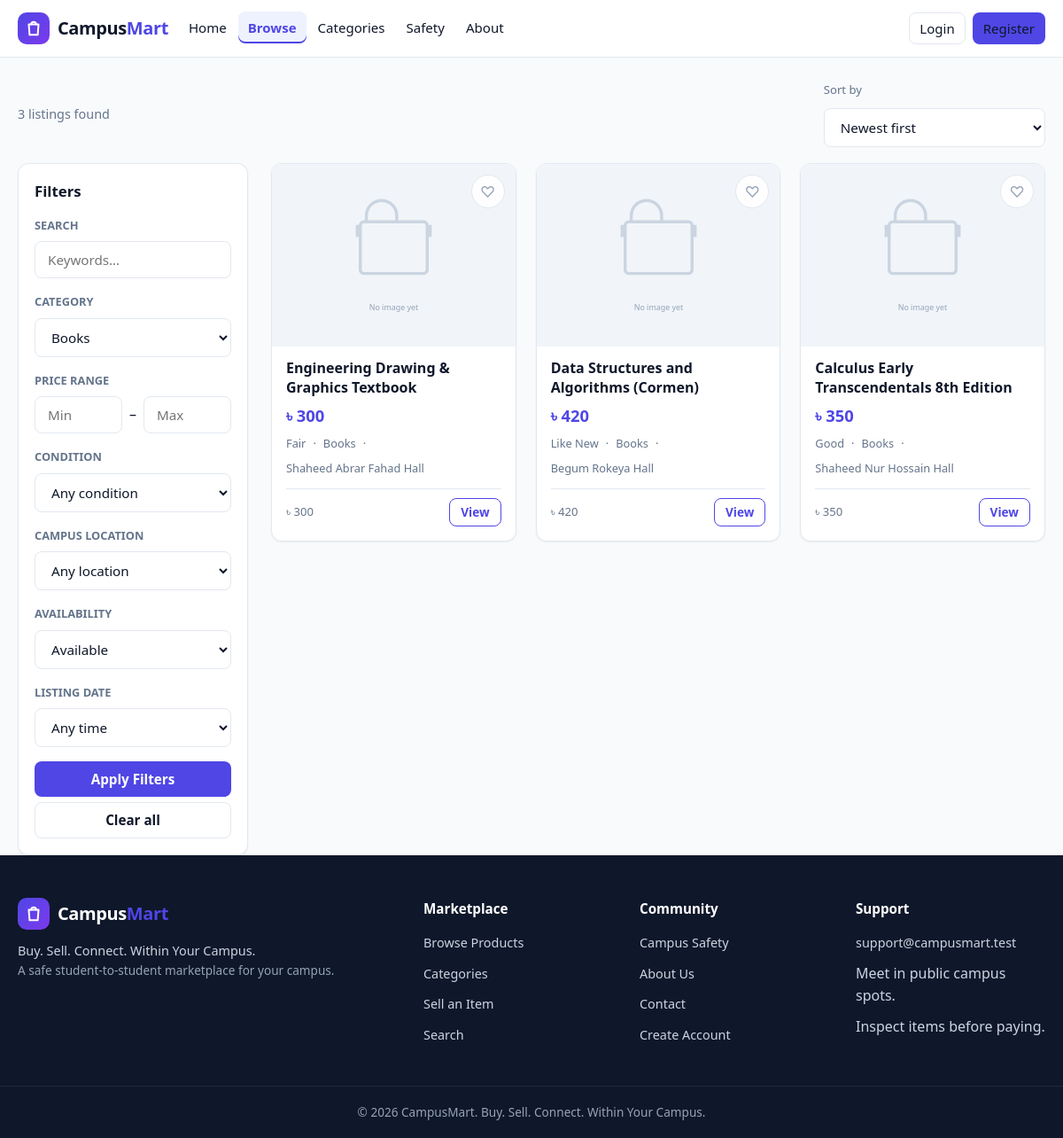
Screenshot of /products.php?category=1 with the database file from the repository.
### tables this page shows
CREATE TABLE products (
  id INT UNSIGNED NOT NULL AUTO_INCREMENT,
  seller_id INT UNSIGNED NOT NULL,
  category_id INT UNSIGNED NOT NULL,
  title VARCHAR(200) NOT NULL,
  description TEXT NOT NULL,
  price DECIMAL(10,2) NOT NULL,
  condition_label ENUM('New','Like New','Good','Fair','Used') NOT NULL DEFAULT 'Good',
  quantity INT UNSIGNED NOT NULL DEFAULT 1,
  location VARCHAR(150) NOT NULL,
  contact_preference ENUM('In-app message','Phone','Both') NOT NULL DEFAULT 'In-app message',
  status ENUM('draft','pending','approved','active','reserved','sold','expired','rejected','removed') NOT NULL DEFAULT 'pending',
  reject_reason VARCHAR(500) DEFAULT NULL,
  views INT UNSIGNED NOT NULL DEFAULT 0,
  expires_at DATETIME NOT NULL,
  created_at DATETIME NOT NULL DEFAULT CURRENT_TIMESTAMP,
  updated_at DATETIME NOT NULL DEFAULT CURRENT_TIMESTAMP ON UPDATE CURRENT_TIMESTAMP,
  PRIMARY KEY (id),
  KEY idx_products_seller (seller_id),
  KEY idx_products_category (category_id),
  KEY idx_products_status (status),
  KEY idx_products_created (created_at),
  KEY idx_products_price (price),
  KEY idx_products_expires (expires_at),
  FULLTEXT KEY ft_products_search (title, description),
  CONSTRAINT fk_products_seller FOREIGN KEY (seller_id) REFERENCES users(id) ON DELETE RESTRICT,
  CONSTRAINT fk_products_category FOREIGN KEY (category_id) REFERENCES categories(id) ON DELETE RESTRICT,
  CONSTRAINT chk_products_price CHECK (price >= 0),
  CONSTRAINT chk_products_quantity CHECK (quantity >= 0)
);

CREATE TABLE categories (
  id INT UNSIGNED NOT NULL AUTO_INCREMENT,
  name VARCHAR(100) NOT NULL,
  description VARCHAR(255) DEFAULT NULL,
  status ENUM('active','disabled') NOT NULL DEFAULT 'active',
  created_at DATETIME NOT NULL DEFAULT CURRENT_TIMESTAMP,
  updated_at DATETIME NOT NULL DEFAULT CURRENT_TIMESTAMP ON UPDATE CURRENT_TIMESTAMP,
  PRIMARY KEY (id),
  UNIQUE KEY uq_categories_name (name)
);

### includes/functions.php (called while the page is built, shortened)
<?php
function db(): PDO
{
    static $pdo = null;
    if ($pdo === null) {
        try {
            $dsn = 'mysql:host=' . DB_HOST . ';dbname=' . DB_NAME . ';charset=' . DB_CHARSET;
            $pdo = new PDO($dsn, DB_USER, DB_PASS, [
                PDO::ATTR_ERRMODE            => PDO::ERRMODE_EXCEPTION,
                PDO::ATTR_DEFAULT_FETCH_MODE => PDO::FETCH_ASSOC,
                PDO::ATTR_EMULATE_PREPARES   => false,
            ]);
        } catch (PDOException $e) {
            http_response_code(500);
            require BASE_PATH . '/404.php';
            exit('Database connection failed.');
        }
    }
    return $pdo;
}
function e(mixed $value): string
{
    return htmlspecialchars((string)$value, ENT_QUOTES, 'UTF-8');
}
function settings(?string $key = null): mixed
{
    static $cache = null;
    if ($cache === null) {
        $cache = [];
        try {
            $rows = db()->query('SELECT setting_key, setting_value FROM settings')->fetchAll();
            foreach ($rows as $row) {
                $cache[$row['setting_key']] = $row['setting_value'];
            }
        } catch (Throwable) {
            $cache = [];
        }
    }
    return $cache[$key] ?? null;
}
function current_user_id(): int
{
    return (int)($_SESSION['user_id'] ?? 0);
}
function format_price(mixed $amount): string
{
    $currency = settings('currency') ?: '৳';
    return $currency . ' ' . number_format((float)$amount, 0);
}
function get_categories(bool $activeOnly = false): array
{
    $sql = 'SELECT * FROM categories';
    if ($activeOnly) {
        $sql .= " WHERE status = 'active'";
    }
    $sql .= ' ORDER BY name ASC';
    return db()->query($sql)->fetchAll();
}
function image_url(?string $path): string
{
    return APP_BASE_URL . '/assets/images/no-image.svg';
}
function favorite_exists(int $userId, int $productId): bool
{
    $st = db()->prepare('SELECT 1 FROM favorites WHERE user_id = ? AND product_id = ?');
    $st->execute([$userId, $productId]);
    return (bool)$st->fetchColumn();
}
function run_expiry_check(): void
{
    try {
        $last = (int)(settings('_last_expiry_check') ?: 0);
    } catch (Throwable) {
    }
}

### includes/init.php (called while the page is built, shortened)
<?php
require_once __DIR__ . '/../includes/functions.php';
run_expiry_check();

### products.php (the view, shortened to what this page needs)
<?php
require_once __DIR__ . '/includes/init.php';
$pdo = db();
$q          = trim((string)($_GET['q'] ?? ''));
$categoryId = (int)($_GET['category'] ?? 0);
$minPrice   = trim((string)($_GET['min_price'] ?? ''));
$maxPrice   = trim((string)($_GET['max_price'] ?? ''));
$availability = trim((string)($_GET['availability'] ?? 'available'));
$sort       = trim((string)($_GET['sort'] ?? 'newest'));
$page       = max(1, (int)($_GET['page'] ?? 1));
$perPage    = 12;
$sortMap = [
    'newest'    => 'p.created_at DESC',
    'oldest'    => 'p.created_at ASC',
    'price_low' => 'p.price ASC',
    'price_high'=> 'p.price DESC',
    'viewed'    => 'p.views DESC',
    'rated'     => 'seller_rating DESC',
];
$orderBy = $sortMap[$sort] ?? $sortMap['newest'];
$where = ["u.status = 'active'"];
$params = [];
$statusMap = [
    'available' => "p.status = 'active'",
    'reserved'  => "p.status = 'reserved'",
    'sold'      => "p.status = 'sold'",
    'all'       => "p.status IN ('active','reserved','sold')",
];
$where[] = $statusMap[$availability] ?? $statusMap['available'];
if ($categoryId > 0) {
    $where[] = 'p.category_id = ?';
    $params[] = $categoryId;
}
$whereSql = implode(' AND ', $where);
$countSt = $pdo->prepare("SELECT COUNT(*) FROM products p JOIN categories c ON c.id = p.category_id JOIN users u ON u.id = p.seller_id WHERE $whereSql");
$countSt->execute($params);
$total = (int)$countSt->fetchColumn();
$sql = "SELECT p.*, c.name AS category_name, u.full_name AS seller_name,
               (SELECT pi.image_path FROM product_images pi
                WHERE pi.product_id = p.id ORDER BY pi.is_primary DESC, pi.id ASC LIMIT 1) AS image_path,
               COALESCE((SELECT AVG(r.rating) FROM reviews r
                         WHERE r.reviewed_user_id = u.id AND r.status = 'approved'), 0) AS seller_rating
        FROM products p
        JOIN categories c ON c.id = p.category_id
        JOIN users u ON u.id = p.seller_id
        WHERE $whereSql
        ORDER BY $orderBy
        LIMIT $perPage OFFSET " . (($page - 1) * $perPage);
$st = $pdo->prepare($sql);
$st->execute($params);
$products = $st->fetchAll();
$categories = get_categories(true);
require __DIR__ . '/includes/header.php';
?>
<div class="container" style="padding-top:26px;">
  <div class="sort-bar">
    <div class="result-count">
      <?= number_format($total) ?> listing<?= $total === 1 ? '' : 's' ?> found
    </div>
    <form method="get" action="products.php" class="flex" style="flex-wrap:wrap;">
      <label class="text-small text-muted" for="sort">Sort by</label>
      <select class="form-control" id="sort" name="sort" onchange="this.form.submit()">
        <option value="newest" <?= $sort === 'newest' ? 'selected' : '' ?>>Newest first</option>
      </select>
    </form>
  </div>
  <div class="browse-layout">
    <aside class="card filter-panel">
      <h3>Filters</h3>
      <form method="get" action="products.php">
        <div class="filter-group">
          <span class="filter-label">Search</span>
          <input class="form-control" type="search" name="q" value="<?= e($q) ?>" placeholder="Keywords…">
        </div>
        <div class="filter-group">
          <span class="filter-label">Category</span>
          <select class="form-control" name="category">
            <?php foreach ($categories as $cat): ?>
              <option value="<?= (int)$cat['id'] ?>" <?= $categoryId === (int)$cat['id'] ? 'selected' : '' ?>><?= e($cat['name']) ?></option>
            <?php endforeach; ?>
          </select>
        </div>
        <div class="filter-group">
          <span class="filter-label">Price range</span>
          <div class="range-row">
            <input class="form-control" type="number" min="0" name="min_price" placeholder="Min" value="<?= e($minPrice) ?>">
            <span>–</span>
            <input class="form-control" type="number" min="0" name="max_price" placeholder="Max" value="<?= e($maxPrice) ?>">
          </div>
        </div>
        <div class="filter-group">
          <span class="filter-label">Condition</span>
          <select class="form-control" name="condition">
            <option value="">Any condition</option>
          </select>
        </div>
        <div class="filter-group">
          <span class="filter-label">Campus location</span>
          <select class="form-control" name="location">
            <option value="">Any location</option>
          </select>
        </div>
        <div class="filter-group">
          <span class="filter-label">Availability</span>
          <select class="form-control" name="availability">
            <option value="available" <?= $availability === 'available' ? 'selected' : '' ?>>Available</option>
          </select>
        </div>
        <div class="filter-group">
          <span class="filter-label">Listing date</span>
          <select class="form-control" name="date">
            <option value="">Any time</option>
          </select>
        </div>
        <button class="btn btn-primary btn-block" type="submit">Apply Filters</button>
        <a class="btn btn-ghost btn-block mt-1" href="products.php">Clear all</a>
      </form>
    </aside>
    <section>
      <?php if (empty($products)): ?>
        <div class="card empty-state">
          <div class="empty-icon">🔍</div>
          <h3>No listings found</h3>
          <p>Try adjusting your search or filters, or check back later.</p>
          <a class="btn btn-primary" href="products.php">Clear filters</a>
        </div>
      <?php else: ?>
        <div class="product-grid">
          <?php foreach ($products as $product): require __DIR__ . '/includes/product-card.php'; endforeach; ?>
        </div>
      <?php endif; ?>
    </section>
  </div>
</div>
<?php require __DIR__ . '/includes/footer.php'; ?>

### includes/product-card.php (shortened to what this page needs)
<?php
$p = $product;
$img = image_url($p['image_path'] ?? null);
$isFav = $favorited ?? favorite_exists(current_user_id(), (int)$p['id']);
$showSeller = $showSeller ?? false;
?>
<article class="card product-card">
  <button type="button" class="fav-btn <?= $isFav ? 'active' : '' ?>" data-fav="<?= (int)$p['id'] ?>"
          title="<?= $isFav ? 'Remove from favorites' : 'Add to favorites' ?>"
          aria-label="<?= $isFav ? 'Remove from favorites' : 'Add to favorites' ?>">&#9825;</button>
  <a class="card-media" href="<?= e(APP_BASE_URL . '/product-details.php?id=' . (int)$p['id']) ?>">
    <img src="<?= e($img) ?>" alt="<?= e($p['title']) ?>" loading="lazy">
  </a>
  <div class="card-body">
    <a class="card-title" href="<?= e(APP_BASE_URL . '/product-details.php?id=' . (int)$p['id']) ?>"><?= e($p['title']) ?></a>
    <div class="card-price"><?= e(format_price($p['price'])) ?></div>
    <div class="card-meta">
      <span><?= e($p['condition_label'] ?? '') ?></span>
      <span>·</span>
      <span><?= e($p['category_name'] ?? '') ?></span>
      <?php if (!empty($p['location'])): ?>
        <span>·</span>
        <span title="Pickup location"><?= e($p['location']) ?></span>
      <?php endif; ?>
    </div>
    <div class="card-foot">
      <span><?= $showSeller && !empty($p['seller_name']) ? e($p['seller_name']) : e(format_price($p['price'])) ?></span>
      <a class="btn btn-outline btn-sm" href="<?= e(APP_BASE_URL . '/product-details.php?id=' . (int)$p['id']) ?>">View</a>
    </div>
  </div>
</article>

### rows the page displays
products: title "Engineering Drawing & Graphics Textbook", price "৳ 300", condition_label "Fair", category.name "Books", location "Shaheed Abrar Fahad Hall"
products: title "Data Structures and Algorithms (Cormen)", price "৳ 420", condition_label "Like New", category.name "Books", location "Begum Rokeya Hall"
products: title "Calculus Early Transcendentals 8th Edition", price "৳ 350", condition_label "Good", category.name "Books", location "Shaheed Nur Hossain Hall"

### other values shown
$total "3"
settings('site_tagline') ?: APP_TAGLINE "Buy. Sell. Connect. Within Your Campus."
$supportEmail "support@campusmart.test"
$siteName "CampusMart"
form field category "Books"
